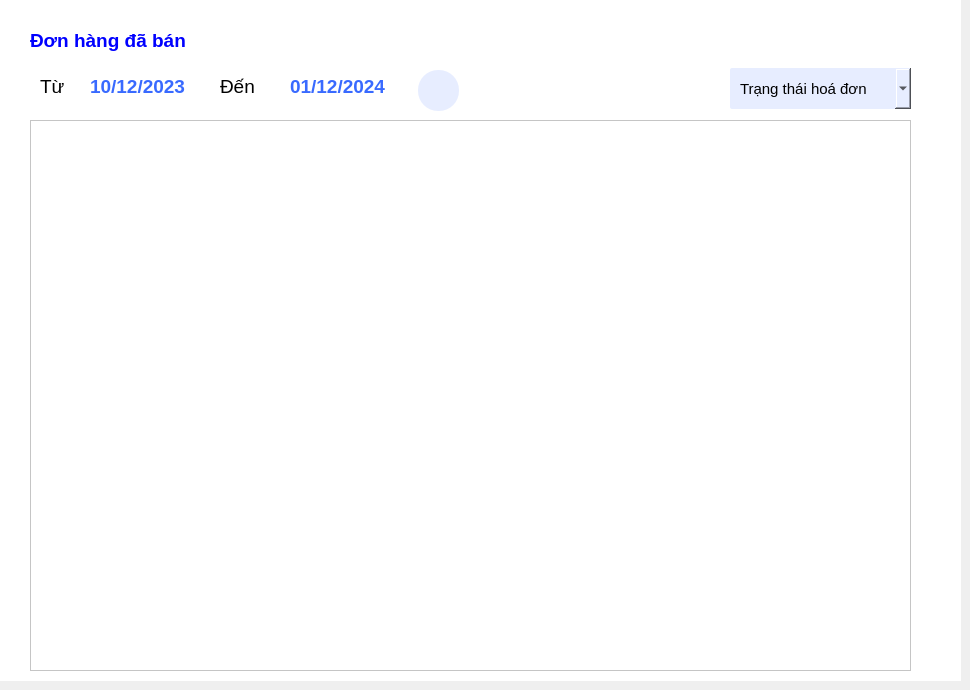
      <widget class="QWidget" name="tab_2">
       <attribute name="title">
        <string>Đơn hàng của tôi</string>
       </attribute>
       <widget class="QWidget" name="widget_13" native="true">
        <property name="geometry">
         <rect>
          <x>0</x>
          <y>0</y>
          <width>961</width>
          <height>681</height>
         </rect>
        </property>
        <property name="styleSheet">
         <string notr="true">background-color: #fff;
</string>
        </property>
        <widget class="QLabel" name="label_33">
         <property name="geometry">
          <rect>
           <x>30</x>
           <y>20</y>
           <width>231</width>
           <height>41</height>
          </rect>
         </property>
         <property name="font">
          <font>
           <pointsize>14</pointsize>
           <bold>true</bold>
          </font>
         </property>
         <property name="styleSheet">
          <string notr="true">color: blue;
</string>
         </property>
         <property name="text">
          <string>Đơn hàng đã bán</string>
         </property>
        </widget>
        <widget class="QWidget" name="widget_15" native="true">
         <property name="geometry">
          <rect>
           <x>30</x>
           <y>60</y>
           <width>881</width>
           <height>611</height>
          </rect>
         </property>
         <widget class="QLabel" name="nameLabel_3">
          <property name="geometry">
           <rect>
            <x>190</x>
            <y>16</y>
            <width>40</width>
            <height>21</height>
           </rect>
          </property>
          <property name="font">
           <font>
            <pointsize>14</pointsize>
            <fontweight>DemiBold</fontweight>
           </font>
          </property>
          <property name="styleSheet">
           <string notr="true">color: black;</string>
          </property>
          <property name="text">
           <string>Đến</string>
          </property>
         </widget>
         <widget class="QLabel" name="nameLabel_4">
          <property name="geometry">
           <rect>
            <x>10</x>
            <y>16</y>
            <width>41</width>
            <height>21</height>
           </rect>
          </property>
          <property name="font">
           <font>
            <pointsize>14</pointsize>
            <fontweight>DemiBold</fontweight>
           </font>
          </property>
          <property name="styleSheet">
           <string notr="true">color: black;</string>
          </property>
          <property name="text">
           <string>Từ</string>
          </property>
         </widget>
         <widget class="QLabel" name="nameLabel_5">
          <property name="geometry">
           <rect>
            <x>260</x>
            <y>16</y>
            <width>111</width>
            <height>21</height>
           </rect>
          </property>
          <property name="font">
           <font>
            <pointsize>14</pointsize>
            <bold>true</bold>
           </font>
          </property>
          <property name="styleSheet">
           <string notr="true">color: #396AFF;</string>
          </property>
          <property name="text">
           <string>01/12/2024</string>
          </property>
         </widget>
         <widget class="QLabel" name="nameLabel_6">
          <property name="geometry">
           <rect>
            <x>60</x>
            <y>16</y>
            <width>111</width>
            <height>21</height>
           </rect>
          </property>
          <property name="font">
           <font>
            <pointsize>14</pointsize>
            <bold>true</bold>
           </font>
          </property>
          <property name="styleSheet">
           <string notr="true">color: #396AFF;</string>
          </property>
          <property name="text">
           <string>10/12/2023</string>
          </property>
         </widget>
         <widget class="QPushButton" name="refeshInv_3">
          <property name="geometry">
           <rect>
            <x>388</x>
            <y>10</y>
            <width>41</width>
            <height>41</height>
           </rect>
          </property>
          <property name="cursor">
           <cursorShape>PointingHandCursor</cursorShape>
          </property>
          <property name="styleSheet">
           <string notr="true">
background-color:#E7EDFF;
border-radius: 20px;</string>
          </property>
          <property name="text">
           <string/>
          </property>
          <property name="icon">
           <iconset resource="resourse.qrc">
            <normaloff>:/new/img/img/sync (1).png</normaloff>:/new/img/img/sync (1).png</iconset>
          </property>
          <property name="iconSize">
           <size>
            <width>20</width>
            <height>20</height>
           </size>
          </property>
         </widget>
         <widget class="QTableView" name="tableViewInvoiceCus">
          <property name="geometry">
           <rect>
            <x>0</x>
            <y>60</y>
            <width>881</width>
            <height>551</height>
           </rect>
          </property>
          <property name="cursor" stdset="0">
           <cursorShape>PointingHandCursor</cursorShape>
          </property>
          <property name="styleSheet">
           <string notr="true">
QTableWidget
{
color:red; 
gridline-color:black;
 selection-color:green;
font: 700 15pt  &quot;Arial&quot;; 
selection-background-color:blue;

}
QTableWidget::item:selected
{
color:white;
background-color:blue;
}

QHeaderView
{
font: 500 &quot;Arial&quot;;
color:blue;
border: none;
}
QHeaderView::section
{
border: none;
font: 500 16px &quot;Arial&quot;;
color:#718EBF;
background-color: white;
padding: 10px 10px;

}
QTableView::item {
    background-color: white;              
    color:232323;        
	padding:15px 0px 15px 35px;     
 	border-left: none;          
    border-right: none;         
    border-top: 1px solid #E6EFF5;        
}
QTableView::item:selected {
    background-color:#95a1ff;     
    color: white;                        
}
QScrollBar:horizontal, QScrollBar:vertical { height: 0px; width: 0px; }</string>
          </property>
          <property name="autoScroll">
           <bool>false</bool>
          </property>
          <property name="selectionBehavior">
           <enum>QAbstractItemView::SelectionBehavior::SelectRows</enum>
          </property>
          <property name="showGrid">
           <bool>false</bool>
          </property>
          <property name="gridStyle">
           <enum>Qt::PenStyle::SolidLine</enum>
          </property>
          <property name="wordWrap">
           <bool>true</bool>
          </property>
          <property name="cornerButtonEnabled">
           <bool>true</bool>
          </property>
          <attribute name="horizontalHeaderVisible">
           <bool>true</bool>
          </attribute>
          <attribute name="horizontalHeaderMinimumSectionSize">
           <number>10</number>
          </attribute>
          <attribute name="horizontalHeaderDefaultSectionSize">
           <number>100</number>
          </attribute>
          <attribute name="horizontalHeaderHighlightSections">
           <bool>true</bool>
          </attribute>
          <attribute name="horizontalHeaderShowSortIndicator" stdset="0">
           <bool>false</bool>
          </attribute>
          <attribute name="verticalHeaderVisible">
           <bool>true</bool>
          </attribute>
          <attribute name="verticalHeaderCascadingSectionResizes">
           <bool>true</bool>
          </attribute>
         </widget>
         <widget class="QComboBox" name="comboBox_2">
          <property name="geometry">
           <rect>
            <x>700</x>
            <y>8</y>
            <width>181</width>
            <height>41</height>
           </rect>
          </property>
          <property name="font">
           <font>
            <pointsize>11</pointsize>
           </font>
          </property>
          <property name="cursor">
           <cursorShape>PointingHandCursor</cursorShape>
          </property>
          <property name="styleSheet">
           <string notr="true">/*color: #000;
padding-left: 10px;
background-color:#E7EDFF;
border-radius: 5px;*/
QComboBox {
border: none;
background-color:#E7EDFF;
padding-left: 10px;
border-radius: 2px;
color: #000;
}

QComboBox::drop-down{
	image:url(:/new/img/img/down.png);
        width:16px;                                  
        height:16px;                              
	padding: 12px ;
}

QComboBox::drop-down::on{
	image:url(:/new/img/img/up.png);
}
QComboBox QAbstractItemView {
    background-color: #E7EDFF; /* Màu nền */
    border: node;
    selection-background-color: #B0C4DE; /* Màu nền khi hover */
    selection-color: #000; /* Màu chữ khi hover */
    padding: 5px;
    color: #000;
    outline: none;
}</string>
          </property>
          <item>
           <property name="text">
            <string>Trạng thái hoá đơn</string>
           </property>
          </item>
          <item>
           <property name="text">
            <string>Đã thanh toán</string>
           </property>
          </item>
          <item>
           <property name="text">
            <string>Chưa thanh toán</string>
           </property>
          </item>
         </widget>
        </widget>
        <zorder>widget_15</zorder>
        <zorder>label_33</zorder>
       </widget>
      </widget>
